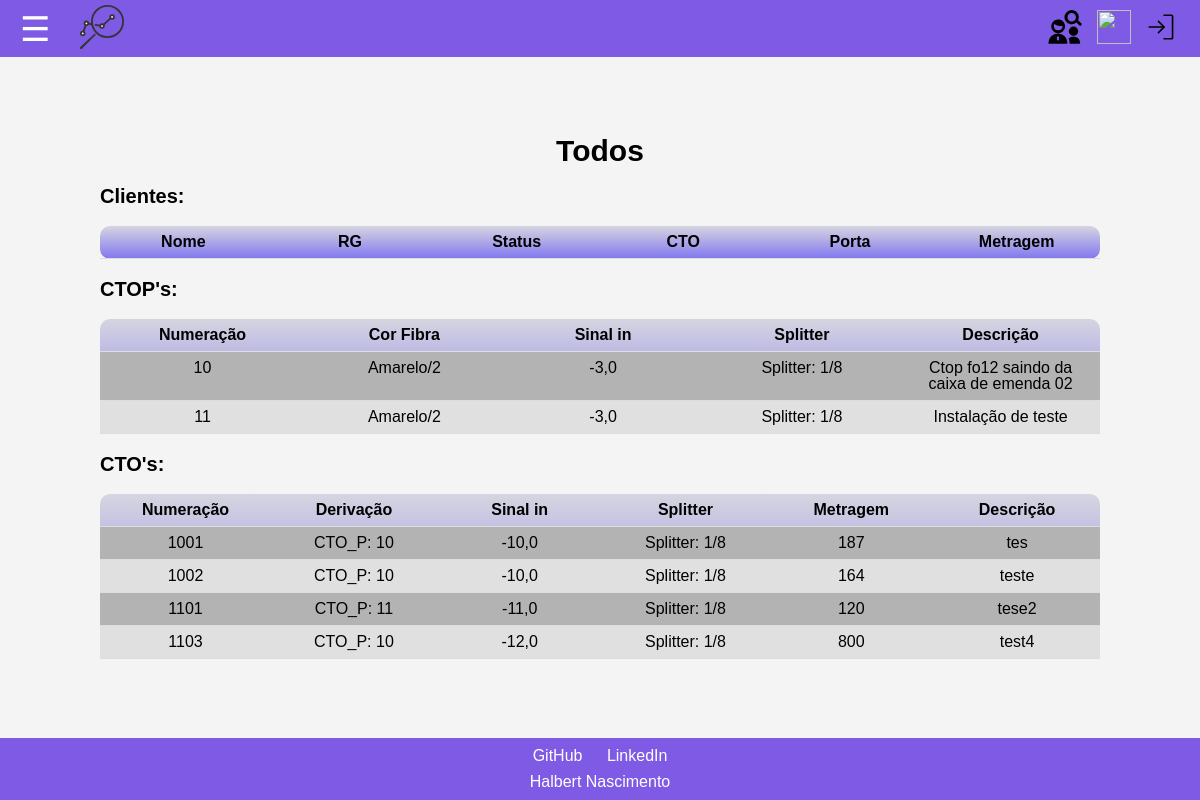
The page /get/ on the database as committed earlier.
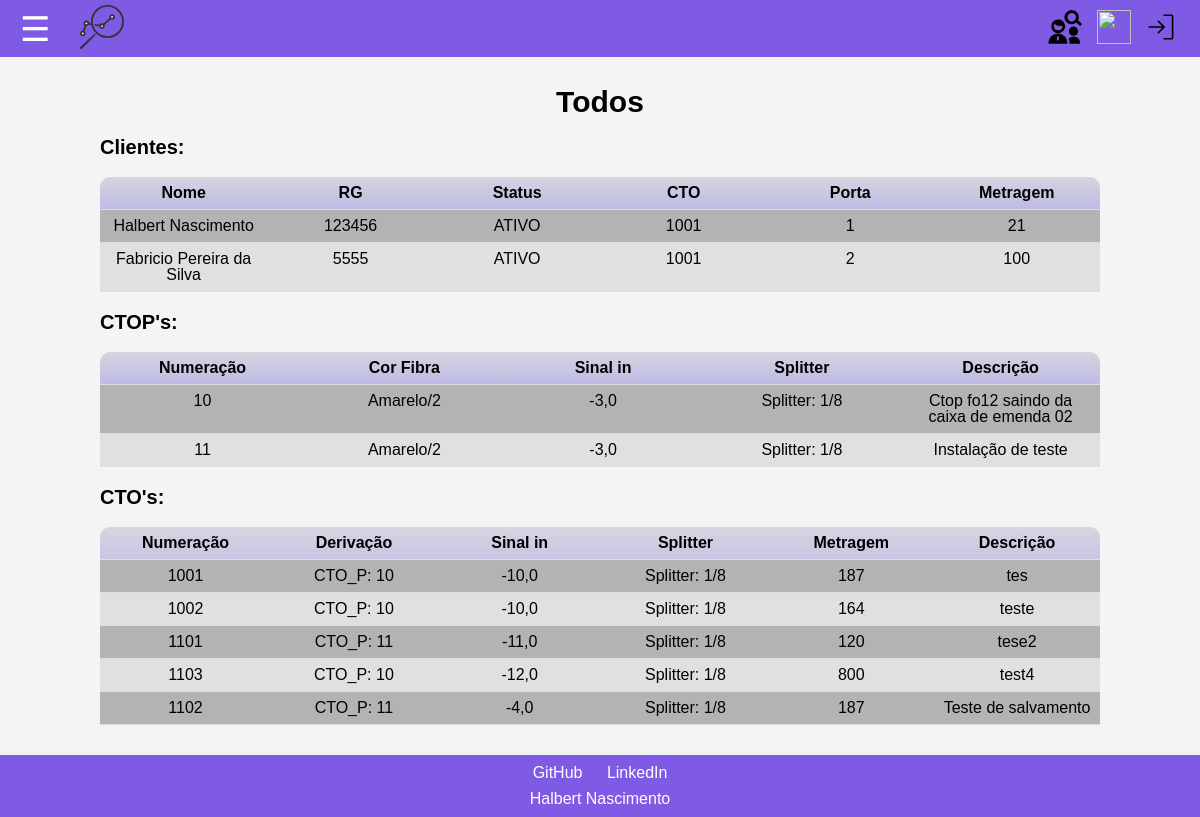
The same page on the database as committed later.
### CTO_manager/models.py (models this page shows, shortened)
class CtoPrimaria(models.Model):
  numeracao = models.IntegerField() # Numero de identificacao da CTO primaria
  descricao = models.TextField(blank=True, null=True, verbose_name='Descricao detalhada') # Informacoes detalhadas e observacoes sobre a CTO
  cor_fibra_entrada = models.CharField(max_length=20) # Cor da fibra de entrada para futuras manutencoes na caixa p
  sinal_entrada = models.FloatField() # Referencia para o sinal que esta chegando na caixa (futura implementacao para verificar atenuacoes na rota)
  splitter = models.ForeignKey(Splitter, on_delete=models.CASCADE) # Pre-requisito: cadastro do splitter; o tamanho do splitter define quantas CTOs secundarias a CTO primaria pode ter
  dio = models.TextField(blank=True, null=True, default="não identificado", verbose_name='Identificao DIO') # Descição/ idenficação do DIO de saida
  olt_porta = models.IntegerField(blank=True , null=True) # identificaçã de porta de saida da OLT
  def __str__(self):
    return f"CTO_P: {self.numeracao}" # Retorna uma representacao em texto formatado com a numeracao da CTO primaria

class Splitter(models.Model):
  splitter_tipo = models.IntegerField()
  def __str__(self):
    return f"Splitter: 1/{self.splitter_tipo}"

class CtoSecundaria(models.Model):
  numeracao = models.IntegerField() # Numero de identificacao da CTO secundaria
  descricao = models.TextField(blank=True, null=True, verbose_name='Descricao detalhada') # Informacoes detalhadas e observacoes sobre a CTO
  sinal_entrada = models.FloatField() # Referencia para o sinal que esta chegando na caixa (futura implementacao para verificar atenuacoes na rota)
  splitter = models.ForeignKey(Splitter, on_delete=models.CASCADE) # Pre-requisito: cadastro do splitter; o tamanho do splitter define quantos cliente a caixa pode ter
  derivacao_ctoPrimaria = models.ForeignKey(CtoPrimaria, on_delete=models.CASCADE) # Pre-requisito: cadastro da cto primaria. buscar caixar com identificador da ctop
  metragem = models.IntegerField(default=0) # tamanho do cabo que foi utilizado para instalacao
  clientes = models.ManyToManyField(Cliente, blank=True) # Este e o tipo de campo que define uma relacao de muitos-para-muitos com o modelo Cliente.

class Cliente(models.Model):
  nome = models.CharField(max_length=100) # identificação do cliente pelo nome
  rg = models.IntegerField(blank=True) # identificao do cliente RG
  status = models.CharField(max_length=15, default='ATIVO') # identificação do status do cliente  ativo, cancelado, bloqueado, se nada for atribuido inicialmente começa como 'ativo'
  porta = models.PositiveIntegerField(blank=True) # salvar a numeracao da porta que o cliente esta associado a cto, somente numeros positivos
  numeracao_cto = models.IntegerField(blank=True, null=True) # deixar salva a numeracao da cto
  metragem = models.IntegerField(default=0) # tamanho do cabo que foi utilizado para instalacao

### getData/views.py (the view)
# urls.py: path('',views.pesquisa ,name='pesquisa'),
def pesquisa(request):
    template = loader.get_template('getData/pesquisa_all.html')
    clientes = Cliente.objects.all()
    ctops = CtoPrimaria.objects.all()
    ctos= CtoSecundaria.objects.all()
    context = {
        'titulo': 'Pesquisa form',
        'clientes': clientes,
        'ctops': ctops,
        'ctos': ctos,
    }
    for cto in ctos:
        print(f"CTO: {cto.numeracao}, S: {cto.splitter}")
        for cliente in cto.clientes.all():
            print(f"Cliente: {cliente.nome}, {cto} porta {cliente.porta}")
    return HttpResponse(template.render(context, request))

### getData/templates/getData/pesquisa_all.html (shortened to what this page needs)
{% extends 'baseNew.html' %}
{% block content %}
<section class="full centralizar_main">
<h1 class="titulo" >Todos</h1>
  <fieldset class="pesquisa">
    <legend>Clientes:</legend>
    <table>
      <tr>
        <th>Nome</th>
        <th>RG</th>
        <th>Status</th>
        <th>CTO</th>
        <th>Porta</th>
        <th>Metragem</th>
      </tr>
        {% for cliente in clientes %}
          <tr class="tr centralizar">
            <td>{{cliente.nome}}</td>
            <td>{{cliente.rg}}</td>
            <td>{{cliente.status}}</td>
            <td>{{cliente.numeracao_cto}}</td>
            <td>{{cliente.porta}}</td>
            <td>{{cliente.metragem}}</td>
          </tr>
        {%endfor%}
    </table>
  </fieldset>
  <fieldset class="pesquisa">
    <legend>CTOP's:</legend>
    <table>
      <tr>
        <th>Numeração</th>
        <th>Cor Fibra</th>
        <th>Sinal in</th>
        <th>Splitter</th>
        <th>Descrição</th>
      </tr>
        {% for ctop in ctops %}
          <tr class="tr centralizar">
            <td>{{ctop.numeracao}}</td>
            <td>{{ctop.cor_fibra_entrada}}</td>
            <td>{{ctop.sinal_entrada}}</td>
            <td>{{ctop.splitter}}</td>
            <td>{{ctop.descricao}}</td>
          </tr>
        {%endfor%}
    </table>
  </fieldset>
  <fieldset class="pesquisa">
    <legend>CTO's:</legend>
    <table>
      <tr>
        <th>Numeração</th>
        <th>Derivação</th>
        <th>Sinal in</th>
        <th>Splitter</th>
        <th>Metragem</th>
        <th>Descrição</th>
      </tr>
        {% for cto in ctos %}
          <tr class="tr centralizar">
            <td>{{cto.numeracao}}</td>
            <td>{{cto.derivacao_ctoPrimaria}}</td>
            <td>{{cto.sinal_entrada}}</td>
            <td>{{cto.splitter}}</td>
            <td>{{cto.metragem}}</td>
            <td>{{cto.descricao}}</td>
          </tr>
        {%endfor%}
    </table>
  </fieldset>
</section>
{% endblock %}

Rows that differ between the two databases and show on the page:
added Cliente: nome "Halbert Nascimento", rg "123456", status "ATIVO", numeracao_cto "1001", porta "1", metragem "21"
added Cliente: nome "Fabricio Pereira da Silva", rg "5555", status "ATIVO", numeracao_cto "1001", porta "2", metragem "100"
added CtoSecundaria: numeracao "1102", derivacao_ctoPrimaria "CTO_P: 11", sinal_entrada "-4,0", splitter "Splitter: 1/8", metragem "187", descricao "Teste de salvamento"
